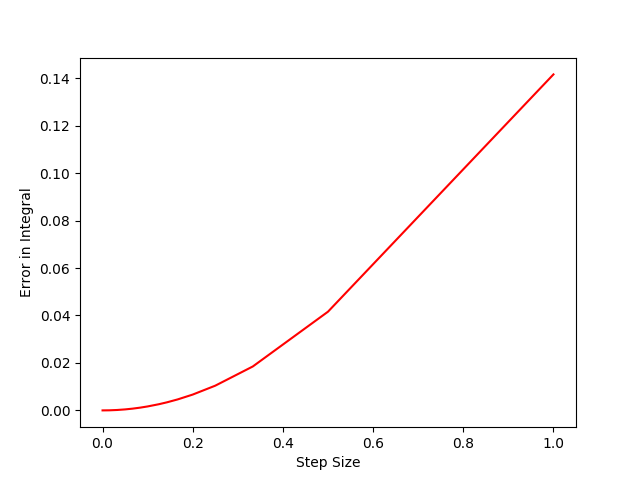

Generate this figure with Python:
import math
import numpy as np
import matplotlib.pyplot as plt
N = 100000
def trapezoidal(f, a, b, N):
	h = 1.*(b-a)/N
	sum = (f(a) + f(b))/2.
	xi = a
	for i in range(N-1):
		xi = xi+h
		sum = sum+f(xi)
	return h*sum

def f(x):
	return 4./(1+x**2)

def getErrorPlot(f,a,b):
	RNG = 10000
	error = np.array(np.zeros(RNG))
	stepSize = np.array(np.zeros(RNG))
	count = 0
	for N in range(1,RNG+1):
		count = count+1
		error[count-1] = abs(trapezoidal(f,a,b,N) - math.pi)
		stepSize[count-1] = 1.*(b-a)/N
	plt.plot(stepSize, error, 'r')
	plt.xlabel('Step Size')
	plt.ylabel('Error in Integral')
	plt.show()
	# print count


def rombergIntegral(f,a,b,N):
	h = 1.*(b-a)/N
	J11 = trapezoidal(f,a,b,N)
	J12 = trapezoidal(f,a,b,N*2)
	J22 = (4*J12-J11)/3.
	J13 = trapezoidal(f,a,b,N*4)
	J23 = (4*J13-J12)/3.
	J33 = (16*J23 - J22)/15.
	return J33

def g(x):
	return math.exp(x)

getErrorPlot(f,0,1)

print "Suggested Data: "
print "Using trapezoidal rule: " +  str(trapezoidal(f,0,1,N))
print "Using Romberg Integral: " + str(rombergIntegral(f,0,1,N))
print "Analytic Integral: " + str(math.pi)
print "\nStudents Data: "
print "Function taken: e**x"
print "Using trapezoidal rule: " +  str(trapezoidal(g,0,1,N))
print "Using Romberg Integral: " + str(rombergIntegral(g,0,1,N))
print "Analytic Integral: " + str(math.exp(1)-1)
